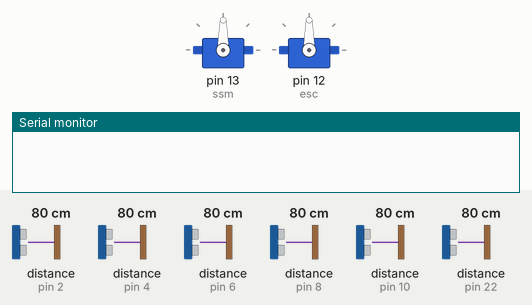
A sketch run on a simulated Arduino Mega 2560, built with avr-gcc and run on an emulated ATmega2560. Parts: 2 × servo, the last lines printed to the serial monitor. Wiring (inferred from the names in the program): 6 × ultrasonic range finder: trigger pin 3, echo pin 2 / trigger pin 5, echo pin 4 / trigger pin 7, echo pin 6 / trigger pin 9, echo pin 8 / trigger pin 11, echo pin 10 / trigger pin 23, echo pin 22. The inputs (shaded band) are chosen by the test bench; at power-on: distance to the obstacle (sensors on pin 4, pin 2, pin 6, pin 8, pin 10, pin 22) 80 cm. The echo pulse lasts 58.3 µs per cm.

Above: at 0.1 s.
At 2.2 s:
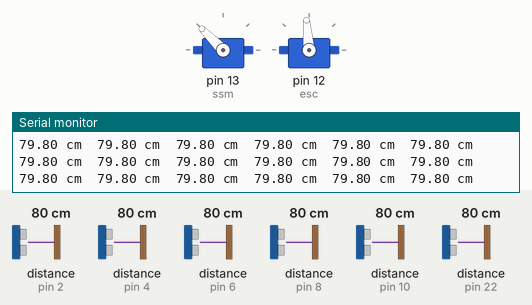
2.3 s: distance to the obstacle (sensor on pin 4) set to 23 cm
5.3 s: distance to the obstacle (sensor on pin 4) set to 18 cm
At 6.5 s:
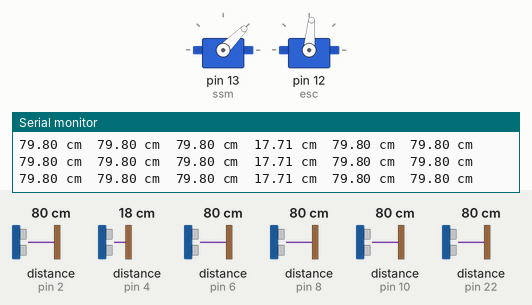
Timing chart, 0 to 8.3 s (numbered marks = the images above; inputs shaded):
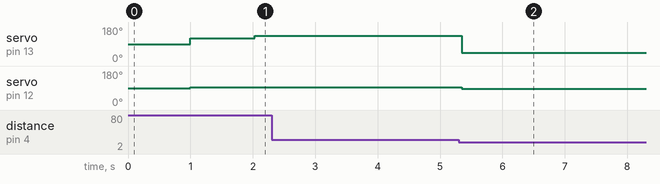

The sketch:

Test_Code_10292021.ino
```cpp
#include <Servo.h> //define the servo library
#include <math.h>

Servo ssm; //define that ssm (steering servo motor) is a servo
Servo esc; //define that esc is (similar to) a servo

#define trigPin1 11  // Trig for sensor 1
#define echoPin1 10  // Echo for sensor 1
#define trigPin2 9  // Trig for sensor 2
#define echoPin2 8  // Echo for sensor 2
#define trigPin3 7  // Trig for sensor 3
#define echoPin3 6  // Echo for sensor 3
#define trigPin4 5  // Trig for sensor 4
#define echoPin4 4  // Echo for sensor 4
#define trigPin5 3  // Trig for sensor 5
#define echoPin5 2  // Echo for sensor 5
#define trigPin6 23  // Trig for sensor 6
#define echoPin6 22  // Echo for sensor 6

#define PI 3.1415926535897932384626433832795

float duration, distance;
float distance1, distance2, distance3, distance4, distance5, distance6;

float max_distance;
float min_distance;
float sum_distance;

float front_distance;
float left_distance;
float right_distance;
float front_angle = 0.0;

int steering=90,velocity=100; //defining values that we'll use later
int driving_trig = 1;

int i = 1;
int j = 1;

void setup()
{
  pinMode(trigPin1, OUTPUT);  //Set the trigPin1 as output
  pinMode(echoPin1, INPUT);   //Set the echoPin1 as input
  pinMode(trigPin2, OUTPUT);  //Set the trigPin2 as output
  pinMode(echoPin2, INPUT);   //Set the echoPin2 as input
  pinMode(trigPin3, OUTPUT);  //Set the trigPin3 as output
  pinMode(echoPin3, INPUT);   //Set the echoPin3 as input
  pinMode(trigPin4, OUTPUT);  //Set the trigPin4 as output
  pinMode(echoPin4, INPUT);   //Set the echoPin4 as input
  pinMode(trigPin5, OUTPUT);  //Set the trigPin5 as output
  pinMode(echoPin5, INPUT);   //Set the echoPin5 as input
  pinMode(trigPin6, OUTPUT);  //Set the trigPin6 as output
  pinMode(echoPin6, INPUT);   //Set the echoPin6 as input

  ssm.attach(13); //define that ssm is connected at pin 12, steering
  esc.attach(12); //define that esc is connected at pin 13, driving
  driving_trig = 1;

  //****************** Vehicle Initialization ********************//
  //***************** Do not change below part *****************//
  esc.write(90);
  delay(1000);
  //***************** Do not change above part *****************//
  Serial.begin(9600); // Starts the serial communication, Serial communications at 57600 bps
}


void loop()
{
//***************** Do not change below part *****************//
  if (driving_trig == 1)
  {
    setVehicle(120,95);
    delay(1000);
    driving_trig = 10;
    }
//***************** Do not change above part *****************//
//*******************************************************************************************
//******!!!!!!!!!Please don't change any code above!!!!!!!***********************************
//******!!!!!!!!!Please don't change any code above!!!!!!!***********************************
//*******************************************************************************************
//*******************************************************************************************
//*******************************************************************************************
//******Please input the code of your approaches/algorithms in the below area*****************//

  FindRange(trigPin1, echoPin1);
  distance1 = distance;
  FindRange(trigPin2, echoPin2);
  distance2 = distance;
  FindRange(trigPin3, echoPin3);
  distance3 = distance;
  FindRange(trigPin4, echoPin4);
  distance4 = distance;
  FindRange(trigPin5, echoPin5);
  distance5 = distance;
  FindRange(trigPin6, echoPin6);
  distance6 = distance;


  //Demo code for safety distance to stop the vehicle
  if(distance4 <= 20) //Demo code for safety distance to stop the vehicle
  {
    setVehicle(45,85); //Call the setVehicle function to set the vehicle steering and velocity(speed) values
  }

  if(distance4 > 20) //Greater than safety distance, run the vehicle
  {
    setVehicle(135,95); //Call the setVehicle function to set the vehicle steering and velocity(speed) values
  }

  Serial.print(distance1);
  Serial.print(" cm  ");
  Serial.print(distance2);
  Serial.print(" cm  ");
  Serial.print(distance3);
  Serial.print(" cm  ");
  Serial.print(distance4);
  Serial.print(" cm  ");
  Serial.print(distance5);
  Serial.print(" cm  ");
  Serial.print(distance6);
  Serial.println(" cm  ");

}

//******Please input the code of your approaches/algorithms in the above area*****************************
//*******************************************************************************************
//*******************************************************************************************
//*******************************************************************************************

//******!!!!!!!!!Please don't change any code below!!!!!!!***********************************
//******!!!!!!!!!Please don't change any code below!!!!!!!***********************************
//*******************************************************************************************
//***************** Do not change below part *****************//
void setVehicle(int s, int v)
{
  //********************** Vehicle Control **********************//
  if ((s>=0 && s<=180) && (v>=0&&v<=180))
  {
    ssm.write(s); //write steering value to steering servo

    esc.write(v); //write velocity value to the ESC unit
  }
  else {}
}

void FindRange(int trigPin, int echoPin)
{
  //Trigger the sensor by sending a HIGH pulse of 10 microseconds. But, before that, give a short LOW pulse to ensure you’ll get a clean HIGH pulse
  digitalWrite(trigPin, LOW); // Send out a Low trigger
  delayMicroseconds(2); // Wait 2 ms
  digitalWrite(trigPin, HIGH); // Send out a High trigger
  delayMicroseconds(10); // Wait 10 ms
  digitalWrite(trigPin, LOW);  //Send out a Low trigger.
  duration = pulseIn(echoPin, HIGH); //Read the HIGH pulse whose duration is the time (in microseconds) from the sending of the ping to the reception of its echo off of an object.
  distance = (duration / 2) * 0.03435; //Sound speed = 0.03435cm/ct
}
//***************** Do not change above part *****************//
```

Measured:
- the behaviour switches between 21 and 20 cm on distance to the obstacle (sensor on pin 4) (found by bisection; images 1 and 2)
- after the input at 5.3 s, servo on pin 13 (ssm): 135° → 45° at once; servo on pin 12 (esc): 95° → 85° at once
